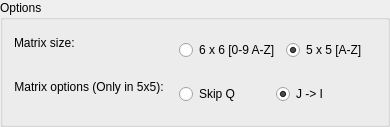
    <widget class="QGroupBox" name="gbOptions">
     <property name="title">
      <string>Options</string>
     </property>
     <layout class="QVBoxLayout" name="verticalLayout_3">
      <item>
       <layout class="QFormLayout" name="formLayout">
        <item row="0" column="0">
         <widget class="QLabel" name="lblMatrixSize">
          <property name="text">
           <string>Matrix size:</string>
          </property>
         </widget>
        </item>
        <item row="0" column="1">
         <widget class="QWidget" name="widget" native="true">
          <layout class="QHBoxLayout" name="horizontalLayout_4">
           <item>
            <widget class="QRadioButton" name="rbMatrix_6x6">
             <property name="text">
              <string>6 x 6 [0-9 A-Z]</string>
             </property>
            </widget>
           </item>
           <item>
            <widget class="QRadioButton" name="rbMatrix_5x5">
             <property name="text">
              <string>5 x 5 [A-Z]</string>
             </property>
             <property name="checked">
              <bool>true</bool>
             </property>
            </widget>
           </item>
          </layout>
         </widget>
        </item>
        <item row="1" column="0">
         <widget class="QLabel" name="lblMatrixOptions">
          <property name="text">
           <string>&lt;html&gt;&lt;head/&gt;&lt;body&gt;&lt;p&gt;Matrix options (Only in 5x5):&lt;/p&gt;&lt;/body&gt;&lt;/html&gt;</string>
          </property>
          <property name="alignment">
           <set>Qt::AlignCenter</set>
          </property>
         </widget>
        </item>
        <item row="1" column="1">
         <widget class="QWidget" name="widget_2" native="true">
          <layout class="QHBoxLayout" name="horizontalLayout_3">
           <item>
            <widget class="QRadioButton" name="rbSkipQ">
             <property name="text">
              <string>Skip Q</string>
             </property>
            </widget>
           </item>
           <item>
            <widget class="QRadioButton" name="rbReplace_J_I">
             <property name="text">
              <string>J -&gt; I</string>
             </property>
             <property name="checked">
              <bool>true</bool>
             </property>
            </widget>
           </item>
          </layout>
         </widget>
        </item>
       </layout>
      </item>
     </layout>
    </widget>
